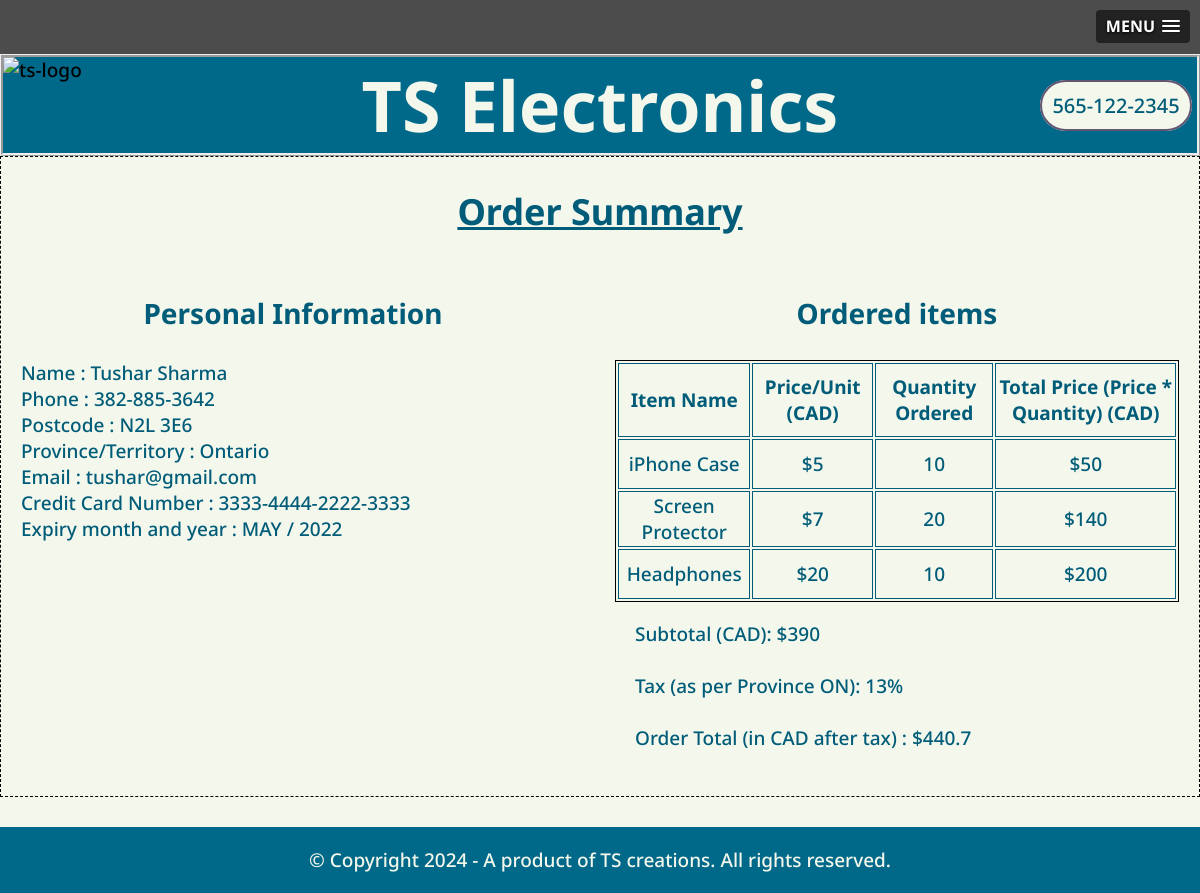
/Assignment4_TS_8869110/orderDetails.php?id=5 (signed in), run on the app's committed database.
### tables this page shows
CREATE TABLE `ts_orders` (
  `first_name` varchar(255) NOT NULL,
  `last_name` varchar(255) NOT NULL,
  `phone` varchar(20) NOT NULL,
  `postcode` varchar(15) NOT NULL,
  `province_code` varchar(3) NOT NULL,
  `province_name` varchar(30) NOT NULL,
  `email` varchar(255) NOT NULL,
  `card_number` varchar(20) NOT NULL,
  `card_expiry_month` varchar(3) NOT NULL,
  `card_expiry_year` varchar(4) NOT NULL,
  `sub_total` float NOT NULL,
  `tax` float NOT NULL,
  `order_total` float NOT NULL,
  `id` int(11) NOT NULL,
  `created_on` timestamp NOT NULL DEFAULT current_timestamp()
);

CREATE TABLE `ts_order_details` (
  `id` int(11) NOT NULL,
  `item_name` varchar(255) NOT NULL,
  `unit_price` int(11) NOT NULL,
  `total_price` int(11) NOT NULL,
  `quantity` int(11) NOT NULL,
  `order_id` int(11) NOT NULL
);

### Assignment4_TS_8869110/orderDetails.php (the view, shortened to what this page needs)
<?php
  include('includes/dbConnection.php');
  if(!empty($_GET)){
    $id = $_GET['id'];
    $sqlQuery = "SELECT * FROM `ts_orders` WHERE `id` = $id";
    $result = $db->query($sqlQuery);
    if($result->num_rows == 0):
        $output = "Sorry, no orders found";
    else:
        while($row = $result->fetch_assoc()):
            $firstName = $row['first_name'];
            $lastName = $row['last_name'];
            $phone = $row['phone'];
            $postcode = $row['postcode'];
            $province = $row['province_name'];
            $email = $row['email'];
            $cardNumber = $row['card_number'];
            $cardExpiryMonth = $row['card_expiry_month'];
            $cardExpiryYear = $row['card_expiry_year'];
            $totalCartValue = $row['sub_total'];
            $provinceCode = $row['province_code'];
            $tax = $row['tax'];
            $taxPercentage = $tax * 100;
            $totalPrice = $row['order_total'];
            $personalInfo = "
        <h3>Personal Information</h3>
        <p>Name : $firstName $lastName
        <br>Phone : $phone
        <br>Postcode : $postcode
        <br>Province/Territory : $province
        <br>Email : $email
        <br>Credit Card Number : $cardNumber
        <br>Expiry month and year : $cardExpiryMonth / $cardExpiryYear
        </p>";
        endwhile;
    endif;
    $orderQuery = "SELECT * FROM `ts_order_details` WHERE `order_id` = $id";
    $result = $db->query($orderQuery);
    if($result->num_rows == 0):
        $output = "Sorry, no orders found";
    else:
        $orderItemsString = '';
        while($row = $result->fetch_assoc()):
            $orderItemsString .= "<tr>";
            $orderItemsString .= "<td>" . htmlspecialchars($row['item_name']) . "</td>";
            $orderItemsString .= "<td>$" . htmlspecialchars($row['unit_price']) . "</td>";
            $orderItemsString .= "<td>" . htmlspecialchars($row['quantity']) . "</td>";
            $orderItemsString .= "<td>$" . htmlspecialchars($row['total_price']) . "</td>";
            $orderItemsString .= "</tr>";
        endwhile;
    endif;
            $orderInfo = "
        <h3>Ordered items</h3>
            <table>
                <thead>
                    <th> Item Name </th>
                    <th> Price/Unit (CAD)</th>
                    <th> Quantity Ordered </th>
                    <th> Total Price (Price * Quantity) (CAD)</th>
                </thead>
                <tbody>
                $orderItemsString
                </tbody>
            </table>
            <p>
            Subtotal (CAD): $$totalCartValue<br><br>
            Tax (as per Province $provinceCode): $taxPercentage%<br><br>
            Order Total (in CAD after tax) : $$totalPrice<br><br>
            </p>
            ";
   }
?>
<!DOCTYPE html>
<html lang="en">
<head>
    <link rel="stylesheet" href="slicknav/slicknav.min.css">
    <link rel="stylesheet" href="css/style.css">
</head>
<body>
<?php include('includes/header.php'); ?>
    <main>
        <section class = "ts-step-head" id = "orderSummary">
          <h1>Order Summary</h1>
        </section>
        <section class = "order-summary" id = 'order-summary-section'>
            <section class="ts-info-summary" id = "ts-personal-final">
            <?php
                echo $personalInfo;
             ?>
            </section>
            <section class="ts-cart-summary" id = "ts-order-final">
            <?php
                echo $orderInfo;
             ?>
            </section>
        </section>
    </main>
    <?php include('includes/footer.php'); ?>
</body>
</html>

### Assignment4_TS_8869110/css/style.css (style rules this page uses)
:root { --gap: 30px; }
body { background-color: #F3F7EC; max-width: 1200px; margin: auto; font-family: "Noto Sans", sans-serif; font-size: 19px; font-weight: 500; }
p, h1, h2, h3, h4, h5, h6, a, li,td,th,label { color: #005C78; font-family: "Noto Sans", sans-serif; }
h1 { font-size: 36px; }
h3 { font-size: 28px; }
main { border: 1px black dashed; }
.ts-step-head { display: grid; grid-template-columns: 1fr; }
.ts-step-head h1 { text-align: center; text-decoration: underline; }
.order-summary { display: grid; grid-template-columns: 1fr 1fr; gap: var(--gap); }
.order-summary h3 { text-align: center; }
.order-summary p { text-align: left; margin-left: 20px; }
.ts-cart-summary { padding-right: 20px; }
table { width: 100%; height: auto; }
th { height: 70px; }
tr { height: 50px; }
table, th, td { border: 1px solid; }
td { text-align: center; }

### data on the page
ts_orders: first_name "Tushar", last_name "Sharma", phone "382-885-3642", postcode "N2L 3E6", province_name "Ontario", email "tushar@gmail.com", card_number "3333-4444-2222-3333", card_expiry_month "MAY", card_expiry_year "2022", sub_total "390", province_code "ON", tax "13", order_total "440.7"
ts_order_details: item_name "iPhone Case", unit_price "5", quantity "10", total_price "50"
ts_order_details: item_name "Screen Protector", unit_price "7", quantity "20", total_price "140"
ts_order_details: item_name "Headphones", unit_price "20", quantity "10", total_price "200"
